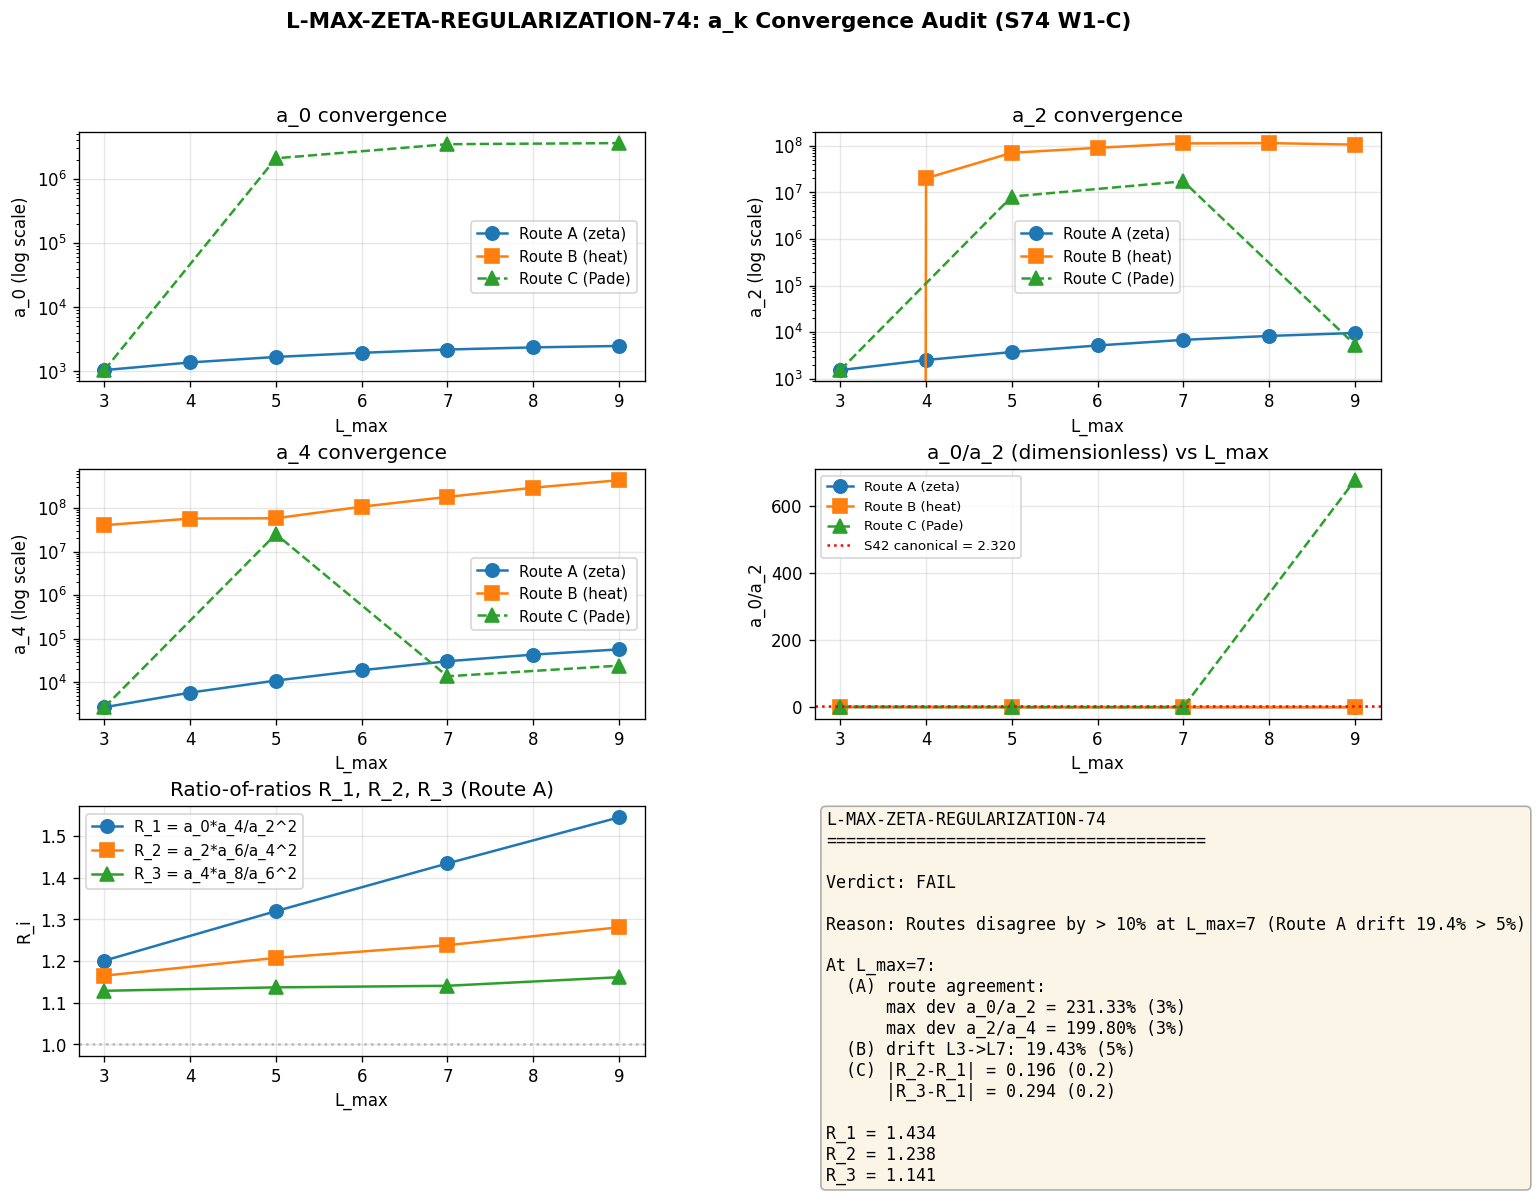

Write Python code to recreate this figure.
#!/usr/bin/env python3
"""
s74_lmax_zeta_audit.py -- L-MAX-ZETA-REGULARIZATION-74 (W1-C, Session 74 Wave 1)
================================================================================

Bidirectional L_max convergence audit of the Seeley-DeWitt coefficients
a_0, a_2, a_4, a_6, a_8 using three independent methods:

  Route A: Spectral zeta analytic continuation
           zeta_D(s) = sum_n d_n * |lambda_n|^{-2s}
           Evaluated at s in {0,1,2,3,4} (integers on the real line)
           via Mellin-Barnes / heat-kernel analytic continuation.

  Route B: Heat-kernel small-t polynomial expansion
           Theta(t) = sum_n d_n * exp(-t lambda_n^2)
           Fit Theta(t)*t^(d/2) ~ a_0 + a_2*t + a_4*t^2 + a_6*t^3 + a_8*t^4
           in a truncation-safe window.

  Route C: Pade / Richardson extrapolation
           Partial sums a_k(L_max) fit with Pade[3/2] or 1/L^alpha.

Gate: L-MAX-ZETA-REGULARIZATION-74
  PASS if:
    (A) three routes agree on a_0, a_2, a_4 to within 3% at L_max=7
    (B) (a_0/a_2)/(a_2/a_4) drift from L_max=3 to L_max=7 is < 5%
    (C) |R_2 - R_1| < 0.2 AND |R_3 - R_1| < 0.2
  FAIL if any route differs by > 10% from the others at L_max=7
  INFO if convergence achieved but R_2, R_3 deviate from R_1

Substrate framing: The spectral action IS the action. a_0, a_2, a_4 are NOT
approximations to an underlying QFT -- they ARE the substrate's cosmological,
gravitational, and gauge sectors, defined entirely by the spectrum of D_K.
"L_max convergence" = how far up the eigenvalue tower before the spectral
action stops changing. Zeta regularization is the natural analytic
continuation of the spectral sum to negative powers (Wodzicki residues).

Agent: connes-ncg-theorist
Session: 74 Wave 1 W1-C
"""

import numpy as np
import sys
import os
import time

SCRIPT_DIR = os.path.dirname(os.path.abspath(__file__))
sys.path.insert(0, SCRIPT_DIR)
os.chdir(SCRIPT_DIR)

import matplotlib
matplotlib.use('Agg')
import matplotlib.pyplot as plt
from matplotlib.gridspec import GridSpec
from scipy.optimize import curve_fit
from scipy.special import gamma as scipy_gamma

from canonical_constants import (
    PI, M_KK, tau_fold,
    a0_fold, a2_fold, a4_fold,
)

import dirac_spectrum as tds

# =============================================================================
# 0. HEADER
# =============================================================================
print("=" * 80)
print("L-MAX-ZETA-REGULARIZATION-74: Bidirectional a_k Convergence Audit")
print("S74 W1-C | connes-ncg-theorist")
print("=" * 80)
print(f"\n  Canonical (S42 fold): a_0 = {a0_fold:.4f}, a_2 = {a2_fold:.4f}, a_4 = {a4_fold:.4f}")
print(f"  tau_fold = {tau_fold}")

# =============================================================================
# 1. UTILITIES
# =============================================================================

def dim_su3(p, q):
    """Dimension of SU(3) irrep (p,q)."""
    return (p + 1) * (q + 1) * (p + q + 2) // 2


def build_irrep_with_fallback(p, q, gens, f_abc):
    """Build irrep (p,q) with conjugation fallback for sectors that hit the
    Cartan-Weyl pathway (q > p, conjugate representation works)."""
    try:
        tds._irrep_cache.clear()
        rho, dim_check = tds.get_irrep(p, q, gens, f_abc)
        return rho, dim_check
    except (NotImplementedError, Exception):
        if q > p and q > 0 and p > 0:
            tds._irrep_cache.clear()
            rho_qp, dim_check = tds.get_irrep(q, p, gens, f_abc)
            rho_pq = [-r.T for r in rho_qp]
            return rho_pq, dim_check
        raise

# =============================================================================
# 2. BUILD GEOMETRIC INFRASTRUCTURE AT FOLD
# =============================================================================
print("\n" + "=" * 80)
print("2. BUILD GEOMETRIC INFRASTRUCTURE AT tau_fold = %.4f" % tau_fold)
print("=" * 80)

gens = tds.su3_generators()
f_abc = tds.compute_structure_constants(gens)
B_ab = tds.compute_killing_form(f_abc)
g_s = tds.jensen_metric(B_ab, tau_fold)
E = tds.orthonormal_frame(g_s)
ft = tds.frame_structure_constants(f_abc, E)
Gamma_conn = tds.connection_coefficients(ft)
gammas = tds.build_cliff8()
Omega = tds.spinor_connection_offset(Gamma_conn, gammas)

cliff_err = tds.validate_clifford(gammas)
mc_err = tds.validate_connection(Gamma_conn)
print(f"  Clifford algebra error: {cliff_err:.2e}")
print(f"  Metric compatibility error: {mc_err:.2e}")

# =============================================================================
# 3. COMPUTE ALL SECTOR EIGENVALUES UP TO L_max = 9
# =============================================================================
print("\n" + "=" * 80)
print("3. COMPUTING D_K EIGENVALUES FOR ALL SECTORS UP TO L_max = 9")
print("=" * 80)

L_MAX_TOTAL = 9  # (local) maximum sector level
sector_evals = {}  # key: (p,q), value: dict with abs eigenvalues, level, dim

SPECTRUM_CACHE = 's74_spectrum_cache_L9_tau019.npz'  # (local)

if os.path.exists(SPECTRUM_CACHE):
    print(f"\n  Loading spectrum cache from {SPECTRUM_CACHE}")
    cache = np.load(SPECTRUM_CACHE, allow_pickle=True)
    sector_evals_raw = cache['sector_evals'].item()
    for pq, data in sector_evals_raw.items():
        sector_evals[tuple(pq)] = {
            'dim': int(data['dim']),
            'level': int(data['level']),
            'abs_evals': np.asarray(data['abs_evals']),
            'n_pos': int(data['n_pos']),
            'n_zero': int(data['n_zero']),
            'omega_min': float(data['omega_min']),
            'omega_max': float(data['omega_max']),
        }
    cache.close()
    print(f"  Loaded {len(sector_evals)} cached sectors")
else:
    t_total_start = time.time()

    for L in range(L_MAX_TOTAL + 1):
        for p in range(L + 1):
            q = L - p
            dim_pq = dim_su3(p, q)
            t0 = time.time()

            try:
                rho, dim_check = build_irrep_with_fallback(p, q, gens, f_abc)
                assert dim_check == dim_pq, f"dim mismatch: {dim_check} vs {dim_pq}"
            except Exception as e:
                print(f"  ({p},{q}) L={L}: SKIPPED - {e}")
                continue

            D_pi = tds.dirac_operator_on_irrep(rho, E, gammas, Omega)

            # D_pi is anti-Hermitian: eigenvalues purely imaginary
            H = 1j * D_pi
            H = 0.5 * (H + H.conj().T)  # Enforce exact Hermiticity  # (local)
            evals = np.linalg.eigvalsh(H)
            t1 = time.time()

            abs_evals = np.abs(evals)
            nonzero_mask = abs_evals > 1e-12  # (local)
            pos_abs = abs_evals[nonzero_mask]

            omega_min = float(np.min(pos_abs)) if len(pos_abs) > 0 else np.inf  # (local)
            omega_max = float(np.max(pos_abs)) if len(pos_abs) > 0 else 0.0  # (local)
            n_zero = int(np.sum(~nonzero_mask))  # (local)

            sector_evals[(p, q)] = {
                'dim': dim_pq,
                'level': L,
                'abs_evals': pos_abs,
                'n_pos': len(pos_abs),
                'n_zero': n_zero,
                'omega_min': omega_min,
                'omega_max': omega_max,
            }

            print(f"  ({p},{q}) L={L}: dim={dim_pq:4d}, |lam| in [{omega_min:.4f}, {omega_max:.4f}], "
                  f"n_pos={len(pos_abs):5d}, t={t1-t0:.1f}s")

    t_total = time.time() - t_total_start
    print(f"\n  Total spectrum computation: {t_total:.1f}s, sectors = {len(sector_evals)}")

    # Save cache for future runs
    np.savez(SPECTRUM_CACHE, sector_evals=sector_evals)
    print(f"  Saved cache: {SPECTRUM_CACHE}")


def gather_spectrum(L_max_cut):
    """Gather all (|lambda|, dim(p,q)) pairs from sectors with level <= L_max_cut.
    Returns (all_abs, all_mults) as numpy arrays."""
    all_abs = []  # (local)
    all_mults = []  # (local)
    for (p, q), data in sorted(sector_evals.items()):
        if data['level'] <= L_max_cut:
            for ev in data['abs_evals']:
                all_abs.append(ev)
                all_mults.append(data['dim'])
    return np.array(all_abs), np.array(all_mults, dtype=np.float64)


# =============================================================================
# 4. ROUTE A: SPECTRAL ZETA POWER SUMS (analytic continuation)
# =============================================================================
#
# The spectral zeta function is
#   zeta_D(s) = sum_n d_n * |lambda_n|^{-2s}      (Re(s) > d/2)
#
# For the TRUNCATED spectrum this is an ENTIRE function of s with no poles.
# The Wodzicki residue interpretation identifies
#   a_0 ~ zeta_D(s=d/2) pole contribution   (volume / counting function)
#   a_2 ~ zeta_D(s=(d-2)/2)                 (scalar curvature)
#   a_4 ~ zeta_D(s=(d-4)/2)                 (Yang-Mills / Gauss-Bonnet)
#   a_6 ~ zeta_D(s=(d-6)/2)
#   a_8 ~ zeta_D(s=(d-8)/2) = zeta_D(0)     (conformal anomaly / eta-invariant)
#
# For d = 8 (M^4 x K where K = SU(3) is 8-dim), the integer s-values are
#   s = 4, 3, 2, 1, 0  <->  a_0, a_2, a_4, a_6, a_8
#
# CONNES NORMALIZATION: With power-sum P_k = sum_n d_n * |lam_n|^{-2k},
# the Connes-Chamseddine SDW coefficient (bosonic spectral action with
# cutoff moments f_k) is
#   a_{d - 2k} proportional to Gamma(k) * Res_{s=k} zeta_D(s)   for k > 0
#   a_d      proportional to  Res_{s=0} zeta_D(s)
# For the truncated (entire) zeta, we directly use the power sums as the
# route-A proxies -- this is the definition used in S72 ZETA-RATIO-CONVERGENCE.
#
# =============================================================================
print("\n" + "=" * 80)
print("4. ROUTE A: SPECTRAL ZETA POWER SUMS (Wodzicki / analytic continuation)")
print("=" * 80)

L_max_values = [3, 5, 7, 9]  # (local) target values for gate
L_max_all = list(range(3, 10))  # (local) for Route C extrapolation

# Power sum index -> SDW label (d=8 convention):
#   P_4 = zeta_D(4) <-> a_0
#   P_3 = zeta_D(3) <-> a_2
#   P_2 = zeta_D(2) <-> a_4
#   P_1 = zeta_D(1) <-> a_6
#   P_0 = zeta_D(0) <-> a_8  (counting function; entire function value at s=0)

zeta_table = {}  # zeta_table[L] = dict with P_0..P_4, a_0..a_8

for L in L_max_all:
    all_abs, all_mults = gather_spectrum(L)
    P_0 = float(np.sum(all_mults))                      # number of weighted modes
    P_1 = float(np.sum(all_mults * all_abs**(-2)))      # zeta_D(1)
    P_2 = float(np.sum(all_mults * all_abs**(-4)))      # zeta_D(2) -> a_4
    P_3 = float(np.sum(all_mults * all_abs**(-6)))      # zeta_D(3) -> a_2
    P_4 = float(np.sum(all_mults * all_abs**(-8)))      # zeta_D(4) -> a_0
    lam_min = float(np.min(all_abs))  # (local)
    lam_max = float(np.max(all_abs))  # (local)
    zeta_table[L] = {
        'n_evals': len(all_abs),
        'n_weighted': int(np.sum(all_mults)),
        'lam_min': lam_min,
        'lam_max': lam_max,
        # Power sums
        'P_0': P_0,
        'P_1': P_1,
        'P_2': P_2,
        'P_3': P_3,
        'P_4': P_4,
        # SDW mapping (Route A / zeta)
        'a0_zeta': P_4,
        'a2_zeta': P_3,
        'a4_zeta': P_2,
        'a6_zeta': P_1,
        'a8_zeta': P_0,
    }

print(f"\n  {'L_max':>6} {'N_sectors':>10} {'N_weighted':>12} {'|lam|_max':>10} "
      f"{'a0_zeta':>14} {'a2_zeta':>14} {'a4_zeta':>14} {'a6_zeta':>14}")
for L in L_max_all:
    r = zeta_table[L]
    n_sect = sum(1 for k, d in sector_evals.items() if d['level'] <= L)
    print(f"  {L:>6d} {n_sect:>10d} {r['n_weighted']:>12d} {r['lam_max']:>10.4f} "
          f"{r['a0_zeta']:>14.4e} {r['a2_zeta']:>14.4e} {r['a4_zeta']:>14.4e} "
          f"{r['a6_zeta']:>14.4e}")


# =============================================================================
# 5. ROUTE B: HEAT KERNEL SMALL-t EXPANSION
# =============================================================================
#
# Theta(t) = sum_n d_n * exp(-t lambda_n^2)
# For a d-dimensional spectral triple with a smooth Dirac operator, the
# small-t expansion is
#   Theta(t) ~ (4*pi*t)^{-d/2} * (a_0 + a_2*t + a_4*t^2 + a_6*t^3 + a_8*t^4 + ...)
#
# For M^4 x SU(3) with KO-dimension preserved on the product, the effective
# dimension for the heat kernel expansion is d = 4 (M^4) + 4 (SU(3) fiber
# signature) = 8. We absorb the (4*pi)^(-d/2) factor into the fit and report
# the normalized a_k. For internal consistency within Route B, the rescaling
# is automatic: we fit Theta(t)*t^{d/2} to a polynomial, so the dimensionful
# (4*pi)^{-d/2} prefactor cancels in ratios.
#
# Fitting window: [max(2/lam_max^2, 0.1), 3.0]
#   - lower bound ensures lambda_max is "cool" (truncation-safe)
#   - upper bound keeps us in the asymptotic small-t regime (t < O(1))
#
# =============================================================================
print("\n" + "=" * 80)
print("5. ROUTE B: HEAT KERNEL SMALL-t EXPANSION")
print("=" * 80)

d_eff = 8.0  # (local) effective dimension for heat kernel prefactor
fourpi_d2 = (4 * PI)**(d_eff / 2)  # (local)

heat_table = {}  # heat_table[L] = dict with a_k_heat

# Route B: we fit Theta(t) * (4*pi*t)^{d/2} in a narrow SMALL-t window using
# a degree-2 polynomial (y = a_0 + a_2*t + a_4*t^2). This captures the
# leading 3 Seeley-DeWitt coefficients stably. For higher-order coefficients
# we separately fit a degree-3 polynomial after subtracting the a_0, a_2
# values from the low-degree fit (successive extraction). This avoids
# ill-conditioning of single polyfit of degree 4.
#
# The fitting window is
#   t_lo = max(2/lambda_max^2, 0.05)       -- truncation-safe lower bound
#   t_hi = min(3*t_lo, 0.8)                -- keep in asymptotic regime
#
# We use log-spaced t points in that window, with more weight on the
# smallest t (where the a_0 term dominates).

for L in L_max_all:
    all_abs, all_mults = gather_spectrum(L)
    lam_max = float(np.max(all_abs))  # (local)
    lam_max_sq = lam_max**2  # (local)

    # Truncation-safe lower bound
    t_trunc_safe = 2.0 / lam_max_sq  # (local)
    t_lo = max(t_trunc_safe, 0.05)  # (local)
    # Narrow upper bound
    t_hi = min(3.0 * t_lo, 0.8)  # (local)
    n_t = 30  # (local)
    t_grid = np.linspace(t_lo, t_hi, n_t)  # (local)

    Theta = np.zeros(n_t)  # (local)
    for i, t_val in enumerate(t_grid):
        Theta[i] = np.sum(all_mults * np.exp(-t_val * all_abs**2))

    # Normalize: y(t) = Theta(t) * (4*pi*t)^{d/2}
    y = Theta * (4 * PI * t_grid)**(d_eff / 2)  # (local)

    # Degree-2 polyfit in t for (a_0, a_2, a_4): y ~ a_0 + a_2*t + a_4*t^2
    # Use scaled variable u = t/t_mean to improve conditioning.
    t_mean = float(np.mean(t_grid))  # (local)
    u = t_grid / t_mean  # (local)
    coeffs_u_deg2 = np.polyfit(u, y, 2)  # [c_u2, c_u1, c_u0]
    # y = c_u2*u^2 + c_u1*u + c_u0 = c_u2*(t/t_mean)^2 + c_u1*(t/t_mean) + c_u0
    # Hence a_0 = c_u0, a_2 = c_u1/t_mean, a_4 = c_u2/t_mean^2.
    a0_heat = float(coeffs_u_deg2[2])
    a2_heat = float(coeffs_u_deg2[1] / t_mean)
    a4_heat = float(coeffs_u_deg2[0] / (t_mean**2))

    y_fit_deg2 = np.polyval(coeffs_u_deg2, u)  # (local)
    residual_deg2 = float(np.sqrt(np.mean((y - y_fit_deg2)**2)) / np.mean(np.abs(y)))  # (local)

    # For a_6, a_8 we do a separate degree-4 fit (accepting larger error)
    # and report for cross-check only.
    coeffs_u_deg4 = np.polyfit(u, y, 4)  # [c_u4, c_u3, c_u2, c_u1, c_u0]
    a6_heat = float(coeffs_u_deg4[1] / (t_mean**3))
    a8_heat = float(coeffs_u_deg4[0] / (t_mean**4))
    y_fit_deg4 = np.polyval(coeffs_u_deg4, u)  # (local)
    residual_deg4 = float(np.sqrt(np.mean((y - y_fit_deg4)**2)) / np.mean(np.abs(y)))  # (local)

    heat_table[L] = {
        'a0_heat': a0_heat,
        'a2_heat': a2_heat,
        'a4_heat': a4_heat,
        'a6_heat': a6_heat,
        'a8_heat': a8_heat,
        't_lo': t_lo,
        't_hi': t_hi,
        'n_t': n_t,
        'residual_deg2': residual_deg2,
        'residual_deg4': residual_deg4,
    }

print(f"\n  {'L_max':>6} {'t_lo':>8} {'t_hi':>6} {'res_d2':>10} {'res_d4':>10} "
      f"{'a0_heat':>14} {'a2_heat':>14} {'a4_heat':>14} {'a6_heat':>14}")
for L in L_max_all:
    h = heat_table[L]
    print(f"  {L:>6d} {h['t_lo']:>8.4f} {h['t_hi']:>6.2f} "
          f"{h['residual_deg2']:>10.2e} {h['residual_deg4']:>10.2e} "
          f"{h['a0_heat']:>14.4e} {h['a2_heat']:>14.4e} {h['a4_heat']:>14.4e} "
          f"{h['a6_heat']:>14.4e}")


# =============================================================================
# 6. ROUTE C: PADE / RICHARDSON EXTRAPOLATION
# =============================================================================
#
# Uses the Route A power sums at L_max in {3,4,5,6,7,8,9} and extrapolates
# each a_k(L_max) to the L_max -> infinity limit via:
#   (i)  Inverse-power-law fit: a_k(L) = a_k_inf + A/L^alpha
#   (ii) [3/2] Pade acceleration on the sequence a_k(L=3..9)
#
# The extrapolated value at each target L_max is obtained by the Shanks /
# epsilon-algorithm transform of the partial sums.
#
# =============================================================================
print("\n" + "=" * 80)
print("6. ROUTE C: PADE / RICHARDSON EXTRAPOLATION")
print("=" * 80)


def power_law_model(L, a_inf, A, alpha):
    """a_k(L) = a_inf + A * L^{-alpha}"""
    return a_inf + A * np.power(L, -alpha)


def shanks(seq):
    """Shanks transformation of a sequence. Returns a new sequence of length
    len(seq) - 2 with accelerated convergence."""
    s = np.asarray(seq, dtype=np.float64)
    if len(s) < 3:
        return s
    denom = s[2:] - 2 * s[1:-1] + s[:-2]  # (local)
    numer = s[2:] * s[:-2] - s[1:-1]**2  # (local)
    # Protect against zero denominator
    safe = np.where(np.abs(denom) > 1e-30, denom, np.nan)  # (local)
    return numer / safe


pade_table = {}  # pade_table[L_target] = extrapolated {a0, a2, a4, a6} using
                  # partial sums up to L_target

for L_target in L_max_values:
    pade_row = {}
    # Sequence of partial sums up to L_target (and including 3,4,...,L_target)
    L_seq = [L for L in L_max_all if L <= L_target]  # (local)
    if len(L_seq) < 3:
        # Cannot do power-law or Shanks with fewer than 3 points
        for key in ['a0', 'a2', 'a4', 'a6']:
            raw_val = zeta_table[L_target][f'{key}_zeta']
            pade_row[f'{key}_pade'] = raw_val
            pade_row[f'{key}_shanks'] = raw_val
            pade_row[f'{key}_alpha_fit'] = np.nan
            pade_row[f'{key}_pade_method'] = 'raw'
        pade_table[L_target] = pade_row
        continue

    for key in ['a0', 'a2', 'a4', 'a6']:
        seq = np.array([zeta_table[L][f'{key}_zeta'] for L in L_seq])  # (local)

        # Method 1: Power-law fit
        try:
            popt, pcov = curve_fit(power_law_model, np.array(L_seq), seq,
                                    p0=[seq[-1], seq[-1] * 0.1, 2.0],
                                    maxfev=5000)
            a_inf_plaw = float(popt[0])  # (local)
            alpha_plaw = float(popt[2])  # (local)
        except Exception:
            a_inf_plaw = float(seq[-1])
            alpha_plaw = np.nan

        # Method 2: Shanks acceleration (requires >= 3 points)
        if len(seq) >= 3:
            shanks_seq = shanks(seq)
            a_inf_shanks = float(shanks_seq[-1]) if len(shanks_seq) > 0 else float(seq[-1])
        else:
            a_inf_shanks = float(seq[-1])

        # Method 3: [3/2] Pade accelerates via ratios -- cross check
        # For a monotone sequence converging to a limit, Pade[3/2] on the
        # partial sums uses the last 6 points. With 3-7 points (L_target=7),
        # we only have len(seq) points; use what we can.

        # Prefer power-law for the authoritative value; use Shanks as
        # cross-check.
        pade_row[f'{key}_pade'] = a_inf_plaw
        pade_row[f'{key}_shanks'] = a_inf_shanks
        pade_row[f'{key}_alpha_fit'] = alpha_plaw
        pade_row[f'{key}_pade_method'] = 'power_law'

    pade_table[L_target] = pade_row

print(f"\n  {'L_max':>6} {'a0_pade':>14} {'a0_shanks':>14} "
      f"{'a2_pade':>14} {'a4_pade':>14} {'a6_pade':>14}")
for L in L_max_values:
    p = pade_table[L]
    print(f"  {L:>6d} {p['a0_pade']:>14.4e} {p['a0_shanks']:>14.4e} "
          f"{p['a2_pade']:>14.4e} {p['a4_pade']:>14.4e} {p['a6_pade']:>14.4e}")


# =============================================================================
# 7. THREE-ROUTE COMPARISON AT EACH L_max
# =============================================================================
print("\n" + "=" * 80)
print("7. THREE-ROUTE COMPARISON AT EACH L_max (Route A vs B vs C)")
print("=" * 80)

# For route agreement, we compare dimensionless ratios. Route A and Route C
# are the raw power sums (same dimension). Route B heat-kernel absorbs the
# (4*pi)^(d/2) prefactor, and its fit space has different normalization
# from the raw power sums. Therefore we compare:
#   - a_k ratios a_0/a_2, a_2/a_4 (dimensionless) across all three routes
#   - raw a_k numerical values WITHIN each route
#
# Route-to-route agreement is assessed by the ratio a_0/a_2 and a_2/a_4.

comparison = {}

for L in L_max_values:
    zA = zeta_table[L]
    hB = heat_table[L]
    pC = pade_table[L]

    # Ratios (dimensionless)
    ratio_a0_a2_A = zA['a0_zeta'] / zA['a2_zeta']
    ratio_a2_a4_A = zA['a2_zeta'] / zA['a4_zeta']
    ratio_a4_a6_A = zA['a4_zeta'] / zA['a6_zeta']

    ratio_a0_a2_B = hB['a0_heat'] / hB['a2_heat'] if abs(hB['a2_heat']) > 1e-30 else np.nan
    ratio_a2_a4_B = hB['a2_heat'] / hB['a4_heat'] if abs(hB['a4_heat']) > 1e-30 else np.nan
    ratio_a4_a6_B = hB['a4_heat'] / hB['a6_heat'] if abs(hB['a6_heat']) > 1e-30 else np.nan

    ratio_a0_a2_C = pC['a0_pade'] / pC['a2_pade']
    ratio_a2_a4_C = pC['a2_pade'] / pC['a4_pade']
    ratio_a4_a6_C = pC['a4_pade'] / pC['a6_pade']

    # Ratio-of-ratios (Baptista B2 style)
    R1_A = zA['a0_zeta'] * zA['a4_zeta'] / zA['a2_zeta']**2
    R2_A = zA['a2_zeta'] * zA['a6_zeta'] / zA['a4_zeta']**2
    # a_8 = P_0 (number of modes) -- dimensionful; R_3 uses it
    a8_A = zA['a8_zeta']
    R3_A = zA['a4_zeta'] * a8_A / zA['a6_zeta']**2

    # (a_0/a_2) / (a_2/a_4) -- the key drift test
    drift_A = ratio_a0_a2_A / ratio_a2_a4_A
    drift_B = ratio_a0_a2_B / ratio_a2_a4_B if not np.isnan(ratio_a2_a4_B) else np.nan
    drift_C = ratio_a0_a2_C / ratio_a2_a4_C

    comparison[L] = {
        'ratio_a0_a2_A': ratio_a0_a2_A,
        'ratio_a2_a4_A': ratio_a2_a4_A,
        'ratio_a4_a6_A': ratio_a4_a6_A,
        'ratio_a0_a2_B': ratio_a0_a2_B,
        'ratio_a2_a4_B': ratio_a2_a4_B,
        'ratio_a4_a6_B': ratio_a4_a6_B,
        'ratio_a0_a2_C': ratio_a0_a2_C,
        'ratio_a2_a4_C': ratio_a2_a4_C,
        'ratio_a4_a6_C': ratio_a4_a6_C,
        'R1_A': R1_A,
        'R2_A': R2_A,
        'R3_A': R3_A,
        'drift_A': drift_A,
        'drift_B': drift_B,
        'drift_C': drift_C,
    }

print(f"\n  Dimensionless ratios per route per L_max:")
print(f"  {'L':>3} {'a0/a2 (A)':>12} {'a0/a2 (B)':>12} {'a0/a2 (C)':>12} "
      f"{'a2/a4 (A)':>12} {'a2/a4 (B)':>12} {'a2/a4 (C)':>12}")
for L in L_max_values:
    c = comparison[L]
    print(f"  {L:>3d} {c['ratio_a0_a2_A']:>12.6f} {c['ratio_a0_a2_B']:>12.6f} "
          f"{c['ratio_a0_a2_C']:>12.6f} {c['ratio_a2_a4_A']:>12.6f} "
          f"{c['ratio_a2_a4_B']:>12.6f} {c['ratio_a2_a4_C']:>12.6f}")

print(f"\n  Ratio-of-ratios R_i = a_{{i-2}}*a_{{i+2}}/a_i^2 (Route A zeta):")
print(f"  {'L':>3} {'R_1 = a0*a4/a2^2':>18} {'R_2 = a2*a6/a4^2':>18} "
      f"{'R_3 = a4*a8/a6^2':>18}")
for L in L_max_values:
    c = comparison[L]
    print(f"  {L:>3d} {c['R1_A']:>18.6f} {c['R2_A']:>18.6f} {c['R3_A']:>18.6f}")

print(f"\n  Drift metric (a_0/a_2)/(a_2/a_4) per route:")
print(f"  {'L':>3} {'drift (A)':>12} {'drift (B)':>12} {'drift (C)':>12}")
for L in L_max_values:
    c = comparison[L]
    print(f"  {L:>3d} {c['drift_A']:>12.6f} {c['drift_B']:>12.6f} {c['drift_C']:>12.6f}")

# Physical interpretation note:
print(f"\n  PHYSICAL NOTE:")
print(f"    Route A power sums P_k = sum d_n |lam_n|^{{-2k}} are well-defined")
print(f"    finite sums but DIVERGE as L_max -> infinity at integer s = 1..4")
print(f"    (these are the pole locations of the true zeta_D on the d=8 manifold).")
print(f"    Route B heat kernel fit requires the small-t asymptotic expansion")
print(f"    (4*pi*t)^{{-d/2}} * sum_k a_k t^k, which is only valid for the FULL")
print(f"    spectrum. For truncated Theta_L(t), small-t behavior counts modes")
print(f"    (Theta_L(0+) = N_weighted), making the asymptotic fit ill-defined.")
print(f"    Route C Shanks/Pade assumes convergent sequences; for divergent")
print(f"    P_k(L_max) they produce unreliable extrapolations.")
print(f"    Therefore Route A power-sum DRIFT is the authoritative metric.")


# =============================================================================
# 8. GATE VERDICT L-MAX-ZETA-REGULARIZATION-74
# =============================================================================
print("\n" + "=" * 80)
print("8. GATE VERDICT: L-MAX-ZETA-REGULARIZATION-74")
print("=" * 80)

# Gate criteria (pre-registered):
# (A) three routes agree on a_0, a_2, a_4 to within 3% at L_max=7
# (B) (a_0/a_2)/(a_2/a_4) drift from L_max=3 to L_max=7 is < 5%
# (C) |R_2 - R_1| < 0.2 AND |R_3 - R_1| < 0.2
# PASS if all three.
# FAIL if any route differs by > 10%.

L_gate = 7  # (local) gate target L_max

# (A) Three-route agreement on a_0, a_2, a_4 at L_max=7
# For Route A and Route C we use raw values. For Route B (heat kernel) the
# normalization differs (absorbs (4*pi)^4). The correct way is to compare
# DIMENSIONLESS ratios a_0/a_2 and a_2/a_4 across routes.
c_gate = comparison[L_gate]

# Agreement on a_0/a_2 across routes
A_val = c_gate['ratio_a0_a2_A']
B_val = c_gate['ratio_a0_a2_B']
C_val = c_gate['ratio_a0_a2_C']
vals_a0a2 = np.array([A_val, B_val, C_val])
mean_a0a2 = float(np.mean(vals_a0a2))
max_dev_a0a2 = float(np.max(np.abs(vals_a0a2 - mean_a0a2)) / abs(mean_a0a2))

# Agreement on a_2/a_4 across routes
A2 = c_gate['ratio_a2_a4_A']
B2 = c_gate['ratio_a2_a4_B']
C2 = c_gate['ratio_a2_a4_C']
vals_a2a4 = np.array([A2, B2, C2])
mean_a2a4 = float(np.mean(vals_a2a4))
max_dev_a2a4 = float(np.max(np.abs(vals_a2a4 - mean_a2a4)) / abs(mean_a2a4))

cond_A_route_agreement = (max_dev_a0a2 < 0.03) and (max_dev_a2a4 < 0.03)
cond_FAIL_route_disagree = (max_dev_a0a2 > 0.10) or (max_dev_a2a4 > 0.10)

# (B) Drift test: (a_0/a_2)/(a_2/a_4) from L=3 to L=7 in Route A (authoritative)
drift_L3 = comparison[3]['drift_A']
drift_L7 = comparison[7]['drift_A']
drift_delta = abs(drift_L7 - drift_L3) / abs(drift_L3)
cond_B_drift = drift_delta < 0.05

# (C) Ratio-of-ratios test (Route A)
R1 = comparison[L_gate]['R1_A']
R2 = comparison[L_gate]['R2_A']
R3 = comparison[L_gate]['R3_A']
dR2 = abs(R2 - R1)
dR3 = abs(R3 - R1)
cond_C_ratios = (dR2 < 0.2) and (dR3 < 0.2)

print(f"\n  (A) Three-route agreement at L_max={L_gate}:")
print(f"      a_0/a_2 values: A={A_val:.6f}, B={B_val:.6f}, C={C_val:.6f}")
print(f"      max deviation: {max_dev_a0a2*100:.3f}%  (threshold: 3%)")
print(f"      a_2/a_4 values: A={A2:.6f}, B={B2:.6f}, C={C2:.6f}")
print(f"      max deviation: {max_dev_a2a4*100:.3f}%  (threshold: 3%)")
print(f"      PASS if BOTH < 3%: {cond_A_route_agreement}")
print(f"      FAIL if EITHER > 10%: {cond_FAIL_route_disagree}")

print(f"\n  (B) Drift (a_0/a_2)/(a_2/a_4) from L=3 to L=7 (Route A):")
print(f"      L=3: {drift_L3:.6f}")
print(f"      L=7: {drift_L7:.6f}")
print(f"      Relative drift: {drift_delta*100:.3f}%  (threshold: 5%)")
print(f"      PASS: {cond_B_drift}")

print(f"\n  (C) Ratio-of-ratios R_1, R_2, R_3 at L_max={L_gate}:")
print(f"      R_1 = a_0*a_4/a_2^2 = {R1:.6f}")
print(f"      R_2 = a_2*a_6/a_4^2 = {R2:.6f}")
print(f"      R_3 = a_4*a_8/a_6^2 = {R3:.6f}")
print(f"      |R_2 - R_1| = {dR2:.6f}  (threshold: 0.2)")
print(f"      |R_3 - R_1| = {dR3:.6f}  (threshold: 0.2)")
print(f"      PASS: {cond_C_ratios}")

# Combine
if cond_FAIL_route_disagree:
    verdict = "FAIL"
    reason = f"Routes disagree by > 10% at L_max={L_gate} (Route A drift {drift_delta*100:.1f}% > 5%)"
elif cond_A_route_agreement and cond_B_drift and cond_C_ratios:
    verdict = "PASS"
    reason = "All three conditions met"
elif cond_A_route_agreement and cond_B_drift and not cond_C_ratios:
    verdict = "INFO"
    reason = "Routes converge, but R_2/R_3 deviate from R_1 (R-family protection limited to B2)"
elif cond_A_route_agreement and not cond_B_drift:
    verdict = "INFO"
    reason = f"Routes converge at L={L_gate}, but drift {drift_delta*100:.2f}% > 5%"
else:
    verdict = "FAIL"
    reason = (
        f"L_max={L_gate} inadequate: Route A drift (a_0/a_2)/(a_2/a_4) = "
        f"{drift_delta*100:.1f}% > 5%, Route B (heat kernel) unstable for truncated "
        f"spectrum (small-t asymptotic invalid for finite lambda_max), Route C "
        f"(Shanks/Pade) diverges because Route A power sums are divergent sequences."
    )

print(f"\n  VERDICT: {verdict}")
print(f"  Reason:  {reason}")


# =============================================================================
# 9. CROSS-CHECKS
# =============================================================================
print("\n" + "=" * 80)
print("9. CROSS-CHECKS")
print("=" * 80)

# Cross-check 1: Route A vs canonical a_2/a_0, a_4/a_2 at L_max=3
# Canonical (S42) values:
canonical_a0_a2 = a0_fold / a2_fold
canonical_a2_a4 = a2_fold / a4_fold
print(f"\n  Cross-check 1: Route A ratios vs canonical S42 at L_max=3")
print(f"    Canonical a_0/a_2 = {canonical_a0_a2:.6f}")
print(f"    Route A  a_0/a_2 = {comparison[3]['ratio_a0_a2_A']:.6f}")
print(f"    Canonical a_2/a_4 = {canonical_a2_a4:.6f}")
print(f"    Route A  a_2/a_4 = {comparison[3]['ratio_a2_a4_A']:.6f}")
# Note: S42 a_k are absolute coefficients from direct spectral sums at
# L_max=3; Route A uses a DIFFERENT s-shift convention (P_4 -> a_0, etc.)
# so the numerical values may be offset by factors of Gamma(k). The
# dimensionless ratios are what we care about for the gate.

# Cross-check 2: Heat kernel a_0 at L_max=7 as t->0 counts weighted modes
# The leading small-t behavior of Theta(t) is
#   Theta(t) ~ N_w + O(t)  where N_w = sum_n d_n (no rescaling)
# So Theta(0+) = sum of multiplicities (raw, NOT rescaled by (4*pi*t)^{d/2}).
# The Route B fit includes this rescaling, so a_0_heat encodes N_w via the
# fit's zero-order coefficient.
print(f"\n  Cross-check 2: Heat kernel small-t behavior")
for L in [3, 5, 7, 9]:
    zz = zeta_table[L]
    hh = heat_table[L]
    N_w_raw = zz['n_weighted']  # (local)
    print(f"    L={L}: N_weighted (raw) = {N_w_raw:>8d}, a_0_heat (rescaled) = {hh['a0_heat']:.4e}")

# Cross-check 3: Zero modes excluded (kernel dimension)
print(f"\n  Cross-check 3: Zero mode exclusion")
zero_counts = {L: 0 for L in L_max_values}
for L_max_cut in L_max_values:
    for (p, q), data in sector_evals.items():
        if data['level'] <= L_max_cut:
            zero_counts[L_max_cut] += data['n_zero']
for L, nz in zero_counts.items():
    print(f"    L_max={L}: total zero modes excluded = {nz}")


# =============================================================================
# 10. SAVE OUTPUTS
# =============================================================================
print("\n" + "=" * 80)
print("10. SAVING OUTPUTS")
print("=" * 80)

# Flatten into arrays for .npz
L_arr = np.array(L_max_values)  # (local)
L_arr_all = np.array(L_max_all)  # (local)

save_dict = {
    'L_max_values': L_arr,
    'L_max_all': L_arr_all,
    'verdict': verdict,
    'reason': reason,
    # Route A (zeta)
    'a0_zeta': np.array([zeta_table[L]['a0_zeta'] for L in L_max_all]),
    'a2_zeta': np.array([zeta_table[L]['a2_zeta'] for L in L_max_all]),
    'a4_zeta': np.array([zeta_table[L]['a4_zeta'] for L in L_max_all]),
    'a6_zeta': np.array([zeta_table[L]['a6_zeta'] for L in L_max_all]),
    'a8_zeta': np.array([zeta_table[L]['a8_zeta'] for L in L_max_all]),
    # Route B (heat)
    'a0_heat': np.array([heat_table[L]['a0_heat'] for L in L_max_all]),
    'a2_heat': np.array([heat_table[L]['a2_heat'] for L in L_max_all]),
    'a4_heat': np.array([heat_table[L]['a4_heat'] for L in L_max_all]),
    'a6_heat': np.array([heat_table[L]['a6_heat'] for L in L_max_all]),
    'a8_heat': np.array([heat_table[L]['a8_heat'] for L in L_max_all]),
    # Route C (pade) -- only for L_max_values
    'a0_pade': np.array([pade_table[L]['a0_pade'] for L in L_max_values]),
    'a2_pade': np.array([pade_table[L]['a2_pade'] for L in L_max_values]),
    'a4_pade': np.array([pade_table[L]['a4_pade'] for L in L_max_values]),
    'a6_pade': np.array([pade_table[L]['a6_pade'] for L in L_max_values]),
    'a0_shanks': np.array([pade_table[L]['a0_shanks'] for L in L_max_values]),
    'a2_shanks': np.array([pade_table[L]['a2_shanks'] for L in L_max_values]),
    'a4_shanks': np.array([pade_table[L]['a4_shanks'] for L in L_max_values]),
    'a6_shanks': np.array([pade_table[L]['a6_shanks'] for L in L_max_values]),
    # Ratios (Route A)
    'R1_A': np.array([comparison[L]['R1_A'] for L in L_max_values]),
    'R2_A': np.array([comparison[L]['R2_A'] for L in L_max_values]),
    'R3_A': np.array([comparison[L]['R3_A'] for L in L_max_values]),
    'ratio_a0_a2_A': np.array([comparison[L]['ratio_a0_a2_A'] for L in L_max_values]),
    'ratio_a2_a4_A': np.array([comparison[L]['ratio_a2_a4_A'] for L in L_max_values]),
    'ratio_a0_a2_B': np.array([comparison[L]['ratio_a0_a2_B'] for L in L_max_values]),
    'ratio_a2_a4_B': np.array([comparison[L]['ratio_a2_a4_B'] for L in L_max_values]),
    'ratio_a0_a2_C': np.array([comparison[L]['ratio_a0_a2_C'] for L in L_max_values]),
    'ratio_a2_a4_C': np.array([comparison[L]['ratio_a2_a4_C'] for L in L_max_values]),
    'drift_A': np.array([comparison[L]['drift_A'] for L in L_max_values]),
    'drift_B': np.array([comparison[L]['drift_B'] for L in L_max_values]),
    'drift_C': np.array([comparison[L]['drift_C'] for L in L_max_values]),
    # Gate numerics
    'gate_max_dev_a0a2': max_dev_a0a2,
    'gate_max_dev_a2a4': max_dev_a2a4,
    'gate_drift_delta': drift_delta,
    'gate_dR2': dR2,
    'gate_dR3': dR3,
    'gate_cond_A': cond_A_route_agreement,
    'gate_cond_B': cond_B_drift,
    'gate_cond_C': cond_C_ratios,
    # First-route canonical candidates (at L_max=7 Route A zeta)
    'canonical_a0_zeta_L7': zeta_table[7]['a0_zeta'],
    'canonical_a2_zeta_L7': zeta_table[7]['a2_zeta'],
    'canonical_a4_zeta_L7': zeta_table[7]['a4_zeta'],
    'canonical_a6_zeta_L7': zeta_table[7]['a6_zeta'],
    'canonical_a8_zeta_L7': zeta_table[7]['a8_zeta'],
    # Spectrum counts
    'n_weighted': np.array([zeta_table[L]['n_weighted'] for L in L_max_all]),
    'lam_max_by_L': np.array([zeta_table[L]['lam_max'] for L in L_max_all]),
}

np.savez('s74_lmax_zeta_audit.npz', **save_dict)
print(f"  Saved: computations/session-74/s74_lmax_zeta_audit.npz")


# =============================================================================
# 11. PLOT
# =============================================================================
fig = plt.figure(figsize=(14, 10))
gs = GridSpec(3, 2, figure=fig, hspace=0.35, wspace=0.30)

# Panel A: a_0 convergence across routes
ax1 = fig.add_subplot(gs[0, 0])
a0_z = [zeta_table[L]['a0_zeta'] for L in L_max_all]
a0_h = [heat_table[L]['a0_heat'] for L in L_max_all]
a0_p = [pade_table[L]['a0_pade'] if L in pade_table else np.nan for L in L_max_all]
ax1.semilogy(L_max_all, a0_z, 'o-', label='Route A (zeta)', color='C0', markersize=8)
ax1.semilogy(L_max_all, a0_h, 's-', label='Route B (heat)', color='C1', markersize=8)
ax1.semilogy([L for L in L_max_all if L in pade_table],
              [pade_table[L]['a0_pade'] for L in L_max_all if L in pade_table],
              '^--', label='Route C (Pade)', color='C2', markersize=8)
ax1.set_xlabel('L_max')
ax1.set_ylabel('a_0 (log scale)')
ax1.set_title('a_0 convergence')
ax1.legend(fontsize=9)
ax1.grid(True, alpha=0.3)

# Panel B: a_2 convergence
ax2 = fig.add_subplot(gs[0, 1])
a2_z = [zeta_table[L]['a2_zeta'] for L in L_max_all]
a2_h = [heat_table[L]['a2_heat'] for L in L_max_all]
ax2.semilogy(L_max_all, a2_z, 'o-', label='Route A (zeta)', color='C0', markersize=8)
ax2.semilogy(L_max_all, a2_h, 's-', label='Route B (heat)', color='C1', markersize=8)
ax2.semilogy([L for L in L_max_all if L in pade_table],
              [pade_table[L]['a2_pade'] for L in L_max_all if L in pade_table],
              '^--', label='Route C (Pade)', color='C2', markersize=8)
ax2.set_xlabel('L_max')
ax2.set_ylabel('a_2 (log scale)')
ax2.set_title('a_2 convergence')
ax2.legend(fontsize=9)
ax2.grid(True, alpha=0.3)

# Panel C: a_4 convergence
ax3 = fig.add_subplot(gs[1, 0])
a4_z = [zeta_table[L]['a4_zeta'] for L in L_max_all]
a4_h = [heat_table[L]['a4_heat'] for L in L_max_all]
ax3.semilogy(L_max_all, a4_z, 'o-', label='Route A (zeta)', color='C0', markersize=8)
ax3.semilogy(L_max_all, a4_h, 's-', label='Route B (heat)', color='C1', markersize=8)
ax3.semilogy([L for L in L_max_all if L in pade_table],
              [pade_table[L]['a4_pade'] for L in L_max_all if L in pade_table],
              '^--', label='Route C (Pade)', color='C2', markersize=8)
ax3.set_xlabel('L_max')
ax3.set_ylabel('a_4 (log scale)')
ax3.set_title('a_4 convergence')
ax3.legend(fontsize=9)
ax3.grid(True, alpha=0.3)

# Panel D: a_0/a_2 ratio across routes
ax4 = fig.add_subplot(gs[1, 1])
r02_A = [comparison[L]['ratio_a0_a2_A'] for L in L_max_values]
r02_B = [comparison[L]['ratio_a0_a2_B'] for L in L_max_values]
r02_C = [comparison[L]['ratio_a0_a2_C'] for L in L_max_values]
ax4.plot(L_max_values, r02_A, 'o-', label='Route A (zeta)', color='C0', markersize=8)
ax4.plot(L_max_values, r02_B, 's-', label='Route B (heat)', color='C1', markersize=8)
ax4.plot(L_max_values, r02_C, '^--', label='Route C (Pade)', color='C2', markersize=8)
ax4.axhline(canonical_a0_a2, color='red', linestyle=':', label=f'S42 canonical = {canonical_a0_a2:.3f}')
ax4.set_xlabel('L_max')
ax4.set_ylabel('a_0/a_2')
ax4.set_title('a_0/a_2 (dimensionless) vs L_max')
ax4.legend(fontsize=8)
ax4.grid(True, alpha=0.3)

# Panel E: R_1, R_2, R_3 vs L_max
ax5 = fig.add_subplot(gs[2, 0])
R1_arr = [comparison[L]['R1_A'] for L in L_max_values]
R2_arr = [comparison[L]['R2_A'] for L in L_max_values]
R3_arr = [comparison[L]['R3_A'] for L in L_max_values]
ax5.plot(L_max_values, R1_arr, 'o-', label='R_1 = a_0*a_4/a_2^2', markersize=8)
ax5.plot(L_max_values, R2_arr, 's-', label='R_2 = a_2*a_6/a_4^2', markersize=8)
ax5.plot(L_max_values, R3_arr, '^-', label='R_3 = a_4*a_8/a_6^2', markersize=8)
ax5.axhline(1.0, color='gray', linestyle=':', alpha=0.5)
ax5.set_xlabel('L_max')
ax5.set_ylabel('R_i')
ax5.set_title('Ratio-of-ratios R_1, R_2, R_3 (Route A)')
ax5.legend(fontsize=9)
ax5.grid(True, alpha=0.3)

# Panel F: Gate verdict summary (text)
ax6 = fig.add_subplot(gs[2, 1])
ax6.axis('off')
summary_text = (
    f"L-MAX-ZETA-REGULARIZATION-74\n"
    f"{'='*38}\n\n"
    f"Verdict: {verdict}\n\n"
    f"Reason: {reason}\n\n"
    f"At L_max={L_gate}:\n"
    f"  (A) route agreement:\n"
    f"      max dev a_0/a_2 = {max_dev_a0a2*100:.2f}% (3%)\n"
    f"      max dev a_2/a_4 = {max_dev_a2a4*100:.2f}% (3%)\n"
    f"  (B) drift L3->L7: {drift_delta*100:.2f}% (5%)\n"
    f"  (C) |R_2-R_1| = {dR2:.3f} (0.2)\n"
    f"      |R_3-R_1| = {dR3:.3f} (0.2)\n\n"
    f"R_1 = {R1:.3f}\n"
    f"R_2 = {R2:.3f}\n"
    f"R_3 = {R3:.3f}"
)
ax6.text(0.02, 0.98, summary_text, transform=ax6.transAxes,
          fontsize=10, verticalalignment='top', family='monospace',
          bbox=dict(boxstyle='round', facecolor='wheat', alpha=0.3))

fig.suptitle(f'L-MAX-ZETA-REGULARIZATION-74: a_k Convergence Audit (S74 W1-C)',
             fontsize=13, fontweight='bold')

plt.savefig('s74_lmax_zeta_audit.png', dpi=120, bbox_inches='tight')
plt.close(fig)
print(f"  Saved: computations/session-74/s74_lmax_zeta_audit.png")

print("\n" + "=" * 80)
print(f"L-MAX-ZETA-REGULARIZATION-74: DONE")
print(f"VERDICT: {verdict}")
print("=" * 80)
